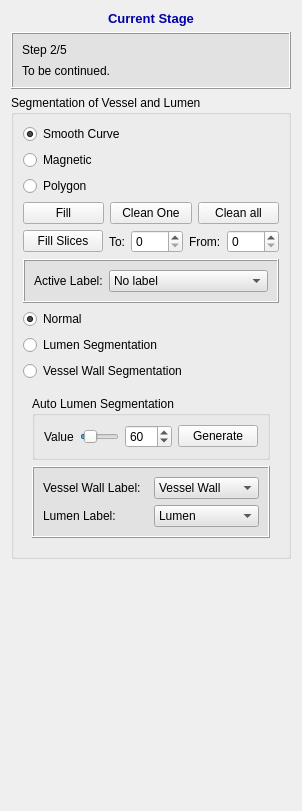
<?xml version="1.0" encoding="UTF-8"?>
<ui version="4.0">
 <class>QInteractorStyleVesselSegmentation2</class>
 <widget class="QWidget" name="QInteractorStyleVesselSegmentation2">
  <property name="geometry">
   <rect>
    <x>0</x>
    <y>0</y>
    <width>302</width>
    <height>811</height>
   </rect>
  </property>
  <property name="windowTitle">
   <string>QInteractorStyleVesselSegmentation2</string>
  </property>
  <layout class="QVBoxLayout" name="verticalLayout_9">
   <item>
    <widget class="QLabel" name="label_21">
     <property name="sizePolicy">
      <sizepolicy hsizetype="Preferred" vsizetype="Fixed">
       <horstretch>0</horstretch>
       <verstretch>0</verstretch>
      </sizepolicy>
     </property>
     <property name="font">
      <font>
       <pointsize>10</pointsize>
       <weight>75</weight>
       <bold>true</bold>
      </font>
     </property>
     <property name="text">
      <string>&lt;html&gt;&lt;head/&gt;&lt;body&gt;&lt;p&gt;&lt;span style=&quot; color:#0000a5;&quot;&gt;Current Stage&lt;/span&gt;&lt;/p&gt;&lt;/body&gt;&lt;/html&gt;</string>
     </property>
     <property name="alignment">
      <set>Qt::AlignCenter</set>
     </property>
    </widget>
   </item>
   <item>
    <widget class="QFrame" name="frame_5">
     <property name="sizePolicy">
      <sizepolicy hsizetype="Preferred" vsizetype="Fixed">
       <horstretch>0</horstretch>
       <verstretch>0</verstretch>
      </sizepolicy>
     </property>
     <property name="minimumSize">
      <size>
       <width>0</width>
       <height>0</height>
      </size>
     </property>
     <property name="font">
      <font>
       <family>Arial</family>
       <pointsize>10</pointsize>
      </font>
     </property>
     <property name="styleSheet">
      <string notr="true">background-color: rgb(226, 226, 226)</string>
     </property>
     <property name="frameShape">
      <enum>QFrame::Box</enum>
     </property>
     <property name="frameShadow">
      <enum>QFrame::Raised</enum>
     </property>
     <property name="lineWidth">
      <number>1</number>
     </property>
     <layout class="QVBoxLayout" name="verticalLayout_11">
      <property name="spacing">
       <number>7</number>
      </property>
      <item>
       <layout class="QVBoxLayout" name="verticalLayout_12">
        <property name="spacing">
         <number>7</number>
        </property>
        <item>
         <layout class="QHBoxLayout" name="horizontalLayout_11">
          <item>
           <widget class="QLabel" name="label_23">
            <property name="sizePolicy">
             <sizepolicy hsizetype="Preferred" vsizetype="Minimum">
              <horstretch>0</horstretch>
              <verstretch>0</verstretch>
             </sizepolicy>
            </property>
            <property name="font">
             <font>
              <family>Arial</family>
             </font>
            </property>
            <property name="text">
             <string>Step 2/5</string>
            </property>
           </widget>
          </item>
         </layout>
        </item>
       </layout>
      </item>
      <item>
       <widget class="QLabel" name="label_20">
        <property name="sizePolicy">
         <sizepolicy hsizetype="Preferred" vsizetype="Minimum">
          <horstretch>0</horstretch>
          <verstretch>0</verstretch>
         </sizepolicy>
        </property>
        <property name="text">
         <string>To be continued.</string>
        </property>
        <property name="wordWrap">
         <bool>true</bool>
        </property>
       </widget>
      </item>
     </layout>
    </widget>
   </item>
   <item>
    <widget class="QGroupBox" name="groupBox_2">
     <property name="title">
      <string>Segmentation of Vessel and Lumen</string>
     </property>
     <layout class="QVBoxLayout" name="verticalLayout_6">
      <item>
       <widget class="QRadioButton" name="smoothCurveRadioButton">
        <property name="text">
         <string>Smooth Curve</string>
        </property>
        <property name="checked">
         <bool>true</bool>
        </property>
        <attribute name="buttonGroup">
         <string notr="true">buttonGroup</string>
        </attribute>
       </widget>
      </item>
      <item>
       <widget class="QRadioButton" name="radioButtonMagnetic">
        <property name="text">
         <string>Magnetic</string>
        </property>
        <attribute name="buttonGroup">
         <string notr="true">buttonGroup</string>
        </attribute>
       </widget>
      </item>
      <item>
       <widget class="QRadioButton" name="polygonRadionButton">
        <property name="text">
         <string>Polygon</string>
        </property>
        <attribute name="buttonGroup">
         <string notr="true">buttonGroup</string>
        </attribute>
       </widget>
      </item>
      <item>
       <layout class="QHBoxLayout" name="horizontalLayout_2">
        <item>
         <widget class="QPushButton" name="fillContourPushButton">
          <property name="text">
           <string>Fill</string>
          </property>
         </widget>
        </item>
        <item>
         <widget class="QPushButton" name="cleanOnePushButton">
          <property name="text">
           <string>Clean One</string>
          </property>
         </widget>
        </item>
        <item>
         <widget class="QPushButton" name="cleanAllPushButton">
          <property name="text">
           <string>Clean all</string>
          </property>
         </widget>
        </item>
       </layout>
      </item>
      <item>
       <layout class="QHBoxLayout" name="horizontalLayout_9">
        <item>
         <widget class="QPushButton" name="fillSlicesPushButton_4">
          <property name="text">
           <string>Fill Slices</string>
          </property>
         </widget>
        </item>
        <item>
         <widget class="QLabel" name="label_8">
          <property name="text">
           <string>To:</string>
          </property>
         </widget>
        </item>
        <item>
         <widget class="QSpinBox" name="spinBoxFillSlicesBegin">
          <property name="sizePolicy">
           <sizepolicy hsizetype="Expanding" vsizetype="Fixed">
            <horstretch>0</horstretch>
            <verstretch>0</verstretch>
           </sizepolicy>
          </property>
         </widget>
        </item>
        <item>
         <widget class="QLabel" name="label_9">
          <property name="text">
           <string>From:</string>
          </property>
         </widget>
        </item>
        <item>
         <widget class="QSpinBox" name="spinBoxFillSliceEnd">
          <property name="sizePolicy">
           <sizepolicy hsizetype="Expanding" vsizetype="Fixed">
            <horstretch>0</horstretch>
            <verstretch>0</verstretch>
           </sizepolicy>
          </property>
         </widget>
        </item>
       </layout>
      </item>
      <item>
       <widget class="QFrame" name="frame_6">
        <property name="enabled">
         <bool>true</bool>
        </property>
        <property name="minimumSize">
         <size>
          <width>0</width>
          <height>0</height>
         </size>
        </property>
        <property name="styleSheet">
         <string notr="true">background-color: rgb(226, 226, 226)</string>
        </property>
        <property name="frameShape">
         <enum>QFrame::Box</enum>
        </property>
        <property name="frameShadow">
         <enum>QFrame::Raised</enum>
        </property>
        <layout class="QHBoxLayout" name="horizontalLayout_3">
         <item>
          <widget class="QLabel" name="activeLabelLabel_3">
           <property name="font">
            <font>
             <family>Arial</family>
            </font>
           </property>
           <property name="text">
            <string>Active Label:</string>
           </property>
          </widget>
         </item>
         <item>
          <widget class="QComboBox" name="comboBoxLabel">
           <property name="sizePolicy">
            <sizepolicy hsizetype="Expanding" vsizetype="Fixed">
             <horstretch>0</horstretch>
             <verstretch>0</verstretch>
            </sizepolicy>
           </property>
           <property name="font">
            <font>
             <family>Arial</family>
            </font>
           </property>
           <property name="iconSize">
            <size>
             <width>13</width>
             <height>13</height>
            </size>
           </property>
           <item>
            <property name="text">
             <string>No label</string>
            </property>
            <property name="icon">
             <iconset resource="../../Main/resources/IADE_Analyzer.qrc">
              <normaloff>:/icons/transparentbox.png</normaloff>:/icons/transparentbox.png</iconset>
            </property>
           </item>
           <item>
            <property name="text">
             <string>Vessel Wall</string>
            </property>
            <property name="icon">
             <iconset resource="../../Main/resources/IADE_Analyzer.qrc">
              <normaloff>:/icons/bluebox.png</normaloff>:/icons/bluebox.png</iconset>
            </property>
           </item>
           <item>
            <property name="text">
             <string>Lumen</string>
            </property>
            <property name="icon">
             <iconset resource="../../Main/resources/IADE_Analyzer.qrc">
              <normaloff>:/icons/redbox.png</normaloff>:/icons/redbox.png</iconset>
            </property>
           </item>
           <item>
            <property name="text">
             <string>Calcification</string>
            </property>
            <property name="icon">
             <iconset resource="../../Main/resources/IADE_Analyzer.qrc">
              <normaloff>:/icons/greenbox.png</normaloff>:/icons/greenbox.png</iconset>
            </property>
           </item>
           <item>
            <property name="text">
             <string>Hemorrhage</string>
            </property>
            <property name="icon">
             <iconset resource="../../Main/resources/IADE_Analyzer.qrc">
              <normaloff>:/icons/yellowbox.png</normaloff>:/icons/yellowbox.png</iconset>
            </property>
           </item>
           <item>
            <property name="text">
             <string>LRNC</string>
            </property>
            <property name="icon">
             <iconset resource="../../Main/resources/IADE_Analyzer.qrc">
              <normaloff>:/icons/lightbluebox.png</normaloff>:/icons/lightbluebox.png</iconset>
            </property>
           </item>
           <item>
            <property name="text">
             <string>LM</string>
            </property>
            <property name="icon">
             <iconset resource="../../Main/resources/IADE_Analyzer.qrc">
              <normaloff>:/icons/purplebox.png</normaloff>:/icons/purplebox.png</iconset>
            </property>
           </item>
          </widget>
         </item>
        </layout>
       </widget>
      </item>
      <item>
       <widget class="QRadioButton" name="radioButtonNormal">
        <property name="text">
         <string>Normal</string>
        </property>
        <property name="checked">
         <bool>true</bool>
        </property>
        <attribute name="buttonGroup">
         <string notr="true">buttonGroup_2</string>
        </attribute>
       </widget>
      </item>
      <item>
       <widget class="QRadioButton" name="radioButtonLumenSegmentation">
        <property name="text">
         <string>Lumen Segmentation</string>
        </property>
        <attribute name="buttonGroup">
         <string notr="true">buttonGroup_2</string>
        </attribute>
       </widget>
      </item>
      <item>
       <widget class="QRadioButton" name="radioButtonVesselWallSegmentation">
        <property name="text">
         <string>Vessel Wall Segmentation</string>
        </property>
        <attribute name="buttonGroup">
         <string notr="true">buttonGroup_2</string>
        </attribute>
       </widget>
      </item>
      <item>
       <widget class="QStackedWidget" name="stackedWidgetMode">
        <property name="frameShape">
         <enum>QFrame::NoFrame</enum>
        </property>
        <property name="frameShadow">
         <enum>QFrame::Plain</enum>
        </property>
        <property name="lineWidth">
         <number>0</number>
        </property>
        <property name="currentIndex">
         <number>2</number>
        </property>
        <widget class="QWidget" name="pageNormal">
         <layout class="QVBoxLayout" name="verticalLayout_7"/>
        </widget>
        <widget class="QWidget" name="pageVesselWallSegmentation">
         <layout class="QVBoxLayout" name="verticalLayout_8">
          <item>
           <widget class="QGroupBox" name="groupBox">
            <property name="enabled">
             <bool>true</bool>
            </property>
            <property name="title">
             <string>Auto Vessel Wall Segmentation</string>
            </property>
            <layout class="QVBoxLayout" name="verticalLayout">
             <item>
              <layout class="QHBoxLayout" name="horizontalLayout">
               <item>
                <widget class="QLabel" name="label">
                 <property name="text">
                  <string>Radius</string>
                 </property>
                </widget>
               </item>
               <item>
                <widget class="QSpinBox" name="spinBoxVesselWallThickness">
                 <property name="enabled">
                  <bool>true</bool>
                 </property>
                 <property name="minimumSize">
                  <size>
                   <width>50</width>
                   <height>0</height>
                  </size>
                 </property>
                 <property name="maximumSize">
                  <size>
                   <width>50</width>
                   <height>16777215</height>
                  </size>
                 </property>
                 <property name="suffix">
                  <string> px</string>
                 </property>
                 <property name="value">
                  <number>5</number>
                 </property>
                </widget>
               </item>
               <item>
                <widget class="QPushButton" name="pushButtonAutoVesselWallSegmentation">
                 <property name="enabled">
                  <bool>true</bool>
                 </property>
                 <property name="text">
                  <string>Generate</string>
                 </property>
                </widget>
               </item>
              </layout>
             </item>
            </layout>
           </widget>
          </item>
          <item>
           <widget class="QFrame" name="vesselFrame">
            <property name="enabled">
             <bool>true</bool>
            </property>
            <property name="minimumSize">
             <size>
              <width>0</width>
              <height>0</height>
             </size>
            </property>
            <property name="styleSheet">
             <string notr="true">background-color: rgb(226, 226, 226)</string>
            </property>
            <property name="frameShape">
             <enum>QFrame::Box</enum>
            </property>
            <property name="frameShadow">
             <enum>QFrame::Raised</enum>
            </property>
            <layout class="QVBoxLayout" name="verticalLayout_2">
             <item>
              <layout class="QHBoxLayout" name="horizontalLayout_6">
               <item>
                <widget class="QLabel" name="activeLabelLabel">
                 <property name="font">
                  <font>
                   <family>Arial</family>
                  </font>
                 </property>
                 <property name="text">
                  <string>Vessel Wall Label:</string>
                 </property>
                </widget>
               </item>
               <item>
                <widget class="QComboBox" name="vesselWallComboBox">
                 <property name="font">
                  <font>
                   <family>Arial</family>
                  </font>
                 </property>
                 <property name="iconSize">
                  <size>
                   <width>13</width>
                   <height>13</height>
                  </size>
                 </property>
                 <item>
                  <property name="text">
                   <string>Vessel Wall</string>
                  </property>
                  <property name="icon">
                   <iconset resource="../../Main/resources/IADE_Analyzer.qrc">
                    <normaloff>:/icons/bluebox.png</normaloff>:/icons/bluebox.png</iconset>
                  </property>
                 </item>
                </widget>
               </item>
              </layout>
             </item>
             <item>
              <layout class="QHBoxLayout" name="horizontalLayout_8">
               <item>
                <widget class="QLabel" name="lumenLabel">
                 <property name="font">
                  <font>
                   <family>Arial</family>
                  </font>
                 </property>
                 <property name="text">
                  <string>Lumen Label:</string>
                 </property>
                </widget>
               </item>
               <item>
                <widget class="QComboBox" name="lumenComboBox">
                 <property name="font">
                  <font>
                   <family>Arial</family>
                  </font>
                 </property>
                 <property name="iconSize">
                  <size>
                   <width>13</width>
                   <height>13</height>
                  </size>
                 </property>
                 <item>
                  <property name="text">
                   <string>Lumen</string>
                  </property>
                  <property name="icon">
                   <iconset resource="../../Main/resources/IADE_Analyzer.qrc">
                    <normaloff>:/icons/redbox.png</normaloff>:/icons/redbox.png</iconset>
                  </property>
                 </item>
                </widget>
               </item>
              </layout>
             </item>
            </layout>
           </widget>
          </item>
         </layout>
        </widget>
        <widget class="QWidget" name="pageLumenSegmentation">
         <layout class="QVBoxLayout" name="verticalLayout_5">
          <item>
           <widget class="QGroupBox" name="groupBox_6">
            <property name="enabled">
             <bool>true</bool>
            </property>
            <property name="title">
             <string>Auto Lumen Segmentation </string>
            </property>
            <layout class="QVBoxLayout" name="verticalLayout_4">
             <item>
              <layout class="QHBoxLayout" name="horizontalLayout_7">
               <item>
                <widget class="QLabel" name="label_12">
                 <property name="text">
                  <string>Value</string>
                 </property>
                </widget>
               </item>
               <item>
                <widget class="QSlider" name="autoLumenSegmentationHorizontalSlider">
                 <property name="minimum">
                  <number>1</number>
                 </property>
                 <property name="maximum">
                  <number>500</number>
                 </property>
                 <property name="value">
                  <number>60</number>
                 </property>
                 <property name="orientation">
                  <enum>Qt::Horizontal</enum>
                 </property>
                </widget>
               </item>
               <item>
                <widget class="QSpinBox" name="autoLumenSegmentationSpinBox">
                 <property name="minimum">
                  <number>1</number>
                 </property>
                 <property name="maximum">
                  <number>500</number>
                 </property>
                 <property name="value">
                  <number>60</number>
                 </property>
                </widget>
               </item>
               <item>
                <widget class="QPushButton" name="pushButtonAutoLumenSegmentation">
                 <property name="text">
                  <string>Generate</string>
                 </property>
                </widget>
               </item>
              </layout>
             </item>
            </layout>
           </widget>
          </item>
          <item>
           <widget class="QFrame" name="vesselFrame_2">
            <property name="enabled">
             <bool>true</bool>
            </property>
            <property name="minimumSize">
             <size>
              <width>0</width>
              <height>0</height>
             </size>
            </property>
            <property name="styleSheet">
             <string notr="true">background-color: rgb(226, 226, 226)</string>
            </property>
            <property name="frameShape">
             <enum>QFrame::Box</enum>
            </property>
            <property name="frameShadow">
             <enum>QFrame::Raised</enum>
            </property>
            <layout class="QVBoxLayout" name="verticalLayout_3">
             <item>
              <layout class="QHBoxLayout" name="horizontalLayout_4">
               <item>
                <widget class="QLabel" name="activeLabelLabel_2">
                 <property name="font">
                  <font>
                   <family>Arial</family>
                  </font>
                 </property>
                 <property name="text">
                  <string>Vessel Wall Label:</string>
                 </property>
                </widget>
               </item>
               <item>
                <widget class="QComboBox" name="vesselWallComboBox_2">
                 <property name="font">
                  <font>
                   <family>Arial</family>
                  </font>
                 </property>
                 <property name="iconSize">
                  <size>
                   <width>13</width>
                   <height>13</height>
                  </size>
                 </property>
                 <item>
                  <property name="text">
                   <string>Vessel Wall</string>
                  </property>
                  <property name="icon">
                   <iconset resource="../../Main/resources/IADE_Analyzer.qrc">
                    <normaloff>:/icons/bluebox.png</normaloff>:/icons/bluebox.png</iconset>
                  </property>
                 </item>
                </widget>
               </item>
              </layout>
             </item>
             <item>
              <layout class="QHBoxLayout" name="horizontalLayout_5">
               <item>
                <widget class="QLabel" name="lumenLabel_2">
                 <property name="font">
                  <font>
                   <family>Arial</family>
                  </font>
                 </property>
                 <property name="text">
                  <string>Lumen Label:</string>
                 </property>
                </widget>
               </item>
               <item>
                <widget class="QComboBox" name="lumenComboBox_2">
                 <property name="font">
                  <font>
                   <family>Arial</family>
                  </font>
                 </property>
                 <property name="iconSize">
                  <size>
                   <width>13</width>
                   <height>13</height>
                  </size>
                 </property>
                 <item>
                  <property name="text">
                   <string>Lumen</string>
                  </property>
                  <property name="icon">
                   <iconset resource="../../Main/resources/IADE_Analyzer.qrc">
                    <normaloff>:/icons/redbox.png</normaloff>:/icons/redbox.png</iconset>
                  </property>
                 </item>
                </widget>
               </item>
              </layout>
             </item>
            </layout>
           </widget>
          </item>
         </layout>
        </widget>
       </widget>
      </item>
     </layout>
     <zorder>smoothCurveRadioButton</zorder>
     <zorder>polygonRadionButton</zorder>
     <zorder>radioButtonLumenSegmentation</zorder>
     <zorder>radioButtonVesselWallSegmentation</zorder>
     <zorder>radioButtonNormal</zorder>
     <zorder>stackedWidgetMode</zorder>
     <zorder>radioButtonMagnetic</zorder>
     <zorder>frame_6</zorder>
     <zorder>fillSlicesPushButton_4</zorder>
     <zorder>spinBoxFillSliceEnd</zorder>
     <zorder>label_9</zorder>
     <zorder>label_8</zorder>
     <zorder>spinBoxFillSlicesBegin</zorder>
    </widget>
   </item>
   <item>
    <spacer name="verticalSpacer">
     <property name="orientation">
      <enum>Qt::Vertical</enum>
     </property>
     <property name="sizeHint" stdset="0">
      <size>
       <width>20</width>
       <height>206</height>
      </size>
     </property>
    </spacer>
   </item>
  </layout>
 </widget>
 <resources>
  <include location="../../Main/resources/IADE_Analyzer.qrc"/>
 </resources>
 <connections>
  <connection>
   <sender>autoLumenSegmentationHorizontalSlider</sender>
   <signal>valueChanged(int)</signal>
   <receiver>autoLumenSegmentationSpinBox</receiver>
   <slot>setValue(int)</slot>
   <hints>
    <hint type="sourcelabel">
     <x>111</x>
     <y>361</y>
    </hint>
    <hint type="destinationlabel">
     <x>136</x>
     <y>361</y>
    </hint>
   </hints>
  </connection>
  <connection>
   <sender>autoLumenSegmentationSpinBox</sender>
   <signal>valueChanged(int)</signal>
   <receiver>autoLumenSegmentationHorizontalSlider</receiver>
   <slot>setValue(int)</slot>
   <hints>
    <hint type="sourcelabel">
     <x>150</x>
     <y>374</y>
    </hint>
    <hint type="destinationlabel">
     <x>120</x>
     <y>377</y>
    </hint>
   </hints>
  </connection>
 </connections>
 <buttongroups>
  <buttongroup name="buttonGroup_2"/>
  <buttongroup name="buttonGroup"/>
 </buttongroups>
</ui>
